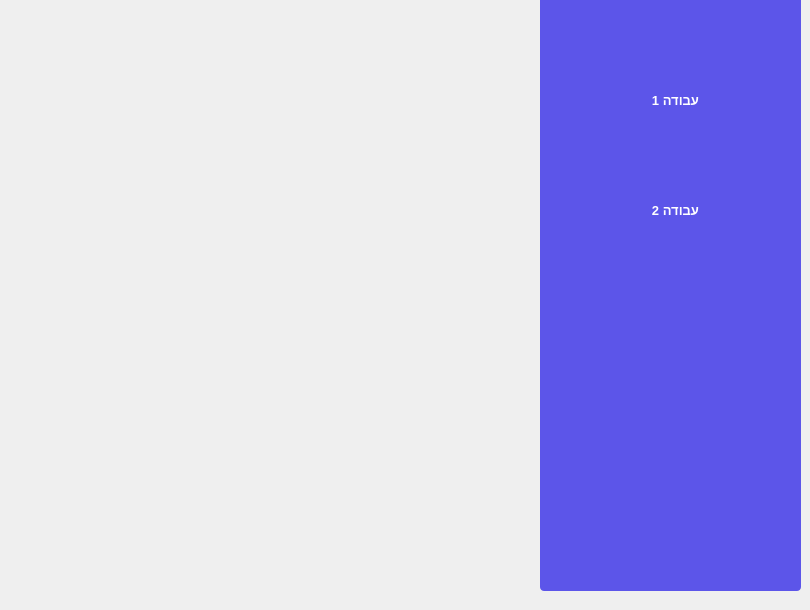
    <widget class="QWidget" name="page_2">
     <widget class="QListView" name="listView_5">
      <property name="geometry">
       <rect>
        <x>540</x>
        <y>-10</y>
        <width>261</width>
        <height>601</height>
       </rect>
      </property>
      <property name="toolTip">
       <string>&lt;html&gt;&lt;head/&gt;&lt;body&gt;&lt;p&gt;&lt;br/&gt;&lt;/p&gt;&lt;/body&gt;&lt;/html&gt;</string>
      </property>
      <property name="styleSheet">
       <string notr="true">QListView
{
	background-color: #5c55e9;
	color: #fff;
	font-size: 14px;
	font-weight: bold;
	show-decoration-selected: 0;
	border-radius: 4px;
	padding-left: -15px;
	padding-right: -15px;
	padding-top: 5px;

} 


QListView:disabled 
{
	background-color: #5c5c5c;

}


QListView::item
{
	background-color: #454e5e;
	border: none;
	padding: 10px;
	border-radius: 0px;
	padding-left : 10px;
	height: 32px;

}


QListView::item:selected
{
	color: #000;
	background-color: #fff;

}


QListView::item:!selected
{
	color:white;
	background-color: transparent;
	border: none;
	padding-left : 10px;

}


QListView::item:!selected:hover
{
	color: #fff;
	background-color: #5564f2;
	border: none;
	padding-left : 10px;

}
QPushButton
{
	background-color: #5c55e9;
	color: #fff;
	font-size: 13px;
	font-weight: bold;
	border-top-right-radius: 15px;
	border-top-left-radius: 0px;
	border-bottom-right-radius: 0px;
	border-bottom-left-radius: 15px;
	padding: 10px;

}
</string>
      </property>
     </widget>
     <widget class="QPushButton" name="pushButton_23">
      <property name="geometry">
       <rect>
        <x>600</x>
        <y>60</y>
        <width>151</width>
        <height>81</height>
       </rect>
      </property>
      <property name="styleSheet">
       <string notr="true">QPushButton
{
	background-color: #5c55e9;
	color: #fff;
	font-size: 13px;
	font-weight: bold;
	border-top-right-radius: 15px;
	border-top-left-radius: 0px;
	border-bottom-right-radius: 0px;
	border-bottom-left-radius: 15px;
	padding: 10px;

}


QPushButton::disabled
{
	background-color: #5c5c5c;

}


QPushButton::hover
{
	background-color: #5564f2;

}


QPushButton::pressed
{
	background-color: #3d4ef2;

}
</string>
      </property>
      <property name="text">
       <string>עבודה 1</string>
      </property>
     </widget>
     <widget class="QPushButton" name="pushButton_24">
      <property name="geometry">
       <rect>
        <x>600</x>
        <y>170</y>
        <width>151</width>
        <height>81</height>
       </rect>
      </property>
      <property name="styleSheet">
       <string notr="true">QPushButton
{
	background-color: #5c55e9;
	color: #fff;
	font-size: 13px;
	font-weight: bold;
	border-top-right-radius: 15px;
	border-top-left-radius: 0px;
	border-bottom-right-radius: 0px;
	border-bottom-left-radius: 15px;
	padding: 10px;

}


QPushButton::disabled
{
	background-color: #5c5c5c;

}


QPushButton::hover
{
	background-color: #5564f2;

}


QPushButton::pressed
{
	background-color: #3d4ef2;

}
</string>
      </property>
      <property name="text">
       <string>עבודה 2</string>
      </property>
     </widget>
     <widget class="QLabel" name="label_11">
      <property name="geometry">
       <rect>
        <x>0</x>
        <y>0</y>
        <width>541</width>
        <height>601</height>
       </rect>
      </property>
      <property name="styleSheet">
       <string notr="true">border-image: url(:/images/Students.png);</string>
      </property>
      <property name="text">
       <string/>
      </property>
     </widget>
    </widget>
